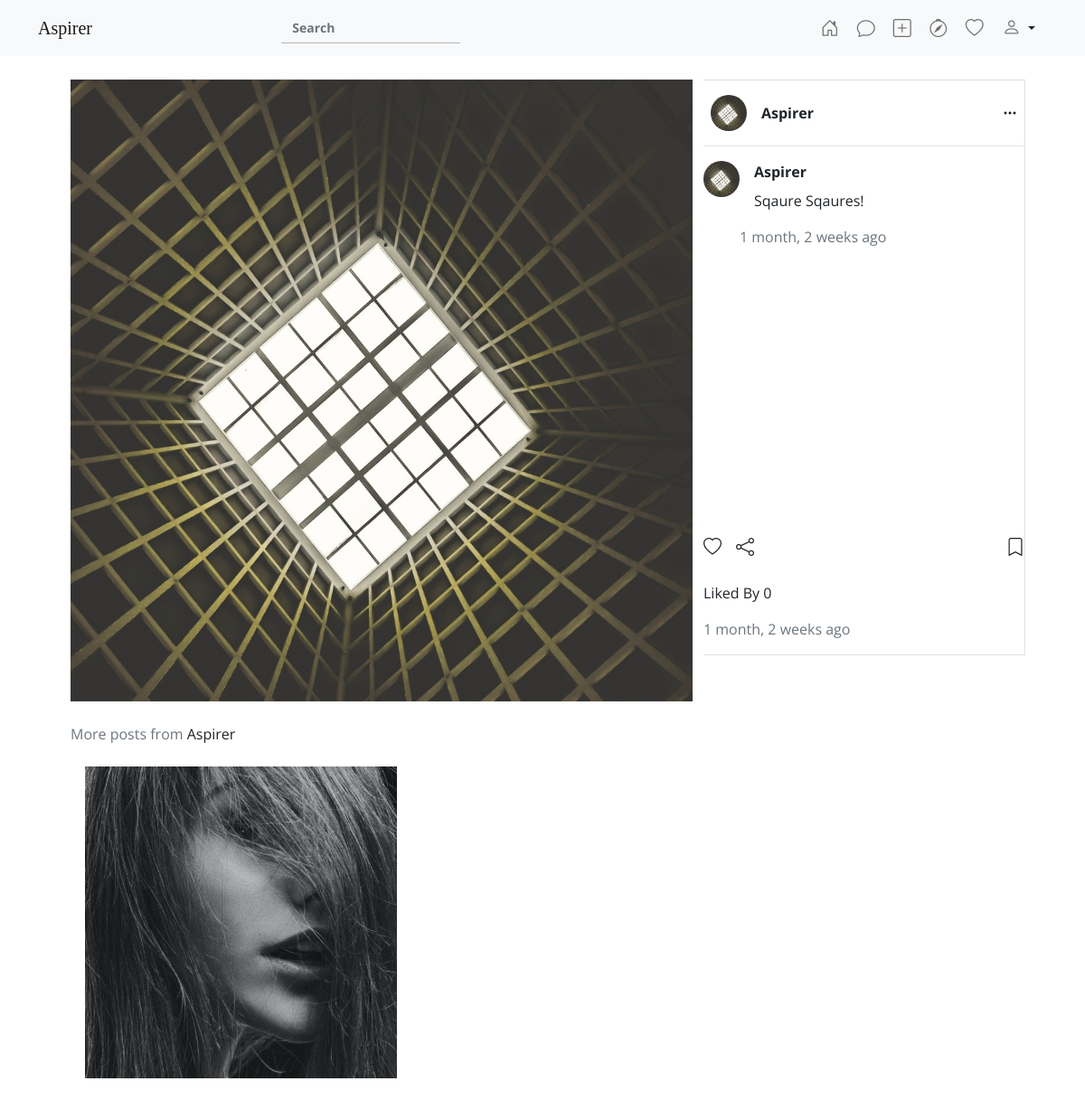
/post/6/ (signed in), run on an earlier commit of the app's database.
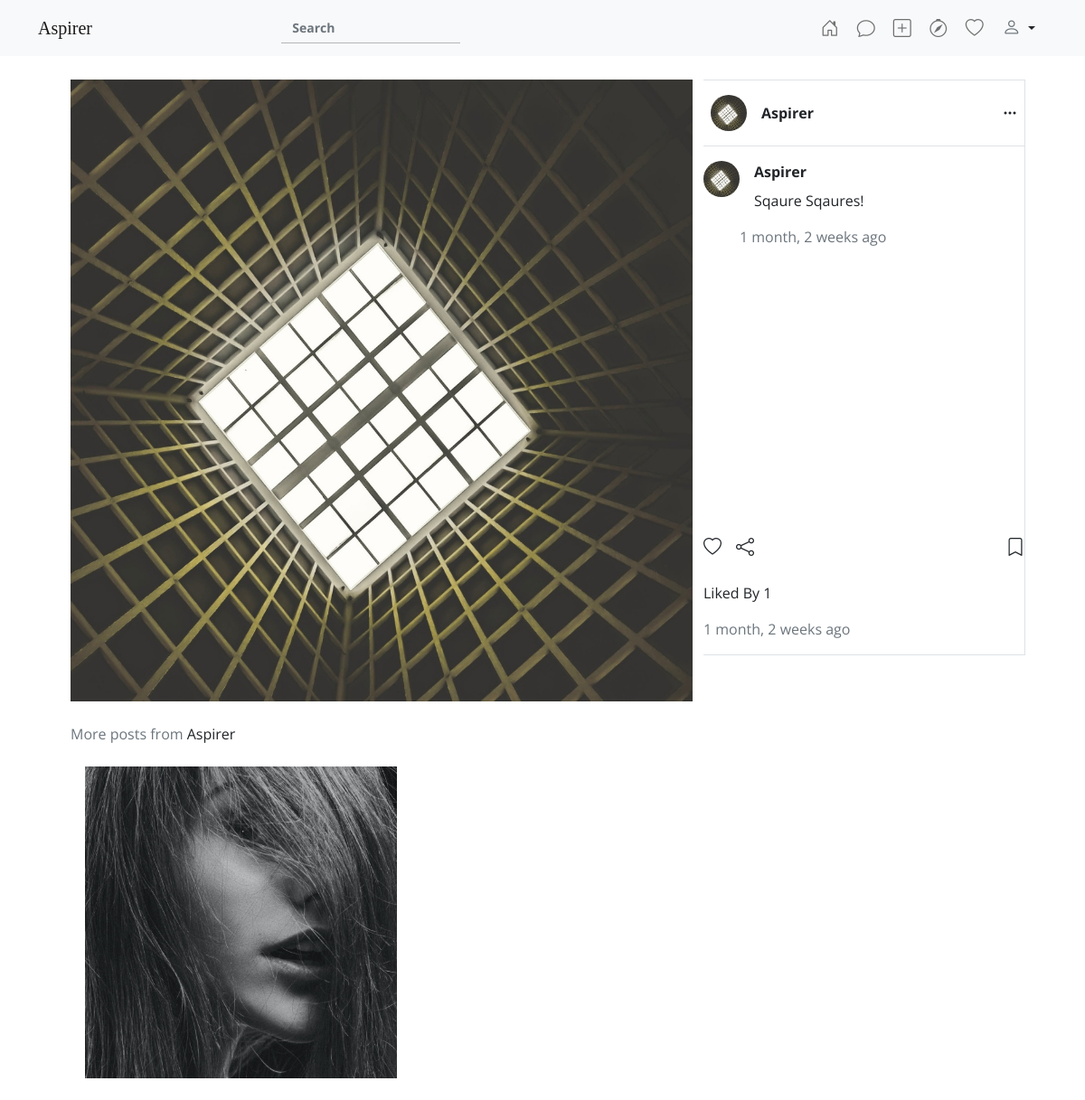
And on a later commit of the database.
### front/models.py (models this page shows, shortened)
class Post(models.Model):
    user = models.ForeignKey(User,on_delete=models.CASCADE)
    profile = models.ForeignKey(Profile, on_delete= models.CASCADE)
    uploadTime = models.DateTimeField(default= datetime.datetime.now())
    likes =  ListCharField(
        base_field=models.CharField(max_length=10),
        size=6,
        max_length=(6 * 11),  # 6 * 10 character nominals, plus commas
        default = [ ],
        null = True,
        blank = True
    )
    caption = models.CharField(null=False,max_length=300)
    shares = models.IntegerField(default=0)
    saved = models.IntegerField(default=0)
    allow_comments = models.BooleanField(default=True)
    comments = ListCharField(
        base_field=models.CharField(max_length = 10),
        size= 6,
        max_length = (6 * 11),
        default = [],
        null = True,
        blank = True,
    )
    Showimage = models.ImageField(null=False, blank=False, upload_to="images/posts/", default = " ")
    archived = models.BooleanField(null=False, default = False)
    mentions = ListCharField(
        base_field=models.CharField(max_length=50),
        size=6,
        max_length=(6 * 51),  # 6 * 10 character nominals, plus commas
        null = True,
        blank = True
    )
    Location = models.CharField(blank=True, null=True,max_length=50)

class Profile(models.Model):
    gender_chocies = (
        ('M',"Male"),
        ("F","Female"),
        ("N","Prefer Not To Say")
    )
    user = models.OneToOneField(User,on_delete=models.CASCADE, unique=True)
    username = models.CharField(null=False, default = " ", max_length = 20)
    ProfileImg = models.ImageField(null=True,upload_to="images/profile_pic/",default="media/images/profile_pic/default.png")
    contact = models.CharField(max_length = 10)
    Email = models.EmailField(null=False)
    address = models.CharField(null = False, max_length = 50,blank = True)
    website = models.CharField(null=True,blank=True, max_length=30, default="")
    gender = models.CharField(max_length=1,choices = gender_chocies, default = "N")
    pvt_acc = models.BooleanField(default=False)
    activity_status = models.BooleanField(null=False, default = False)
    story_share = models.BooleanField(null=False, default = False)
    close_friends = ListCharField(
        base_field=models.CharField(max_length=10),
        size=6,
        max_length=(6 * 11),  # 6 * 10 character nominals, plus commas
        default = [ ],
        null = True,
        blank = True
    )
    hide_story = ListCharField(
        base_field=models.CharField(max_length=10),
        size=6,
        max_length=(6 * 11),  # 6 * 10 character nominals, plus commas
        default = [ ],
        null = True,
        blank = True
    )
    blocked_users = ListCharField(
        base_field=models.CharField(max_length=10),
        size=6,
        max_length=(6 * 11),  # 6 * 10 character nominals, plus commas
        default = [ ],
        null = True,
        blank = True
    )
    restricted_users = ListCharField(
        base_field=models.CharField(max_length=10),
        size=6,
        max_length=(6 * 11),  # 6 * 10 character nominals, plus commas
        default = [ ],
        null = True,
        blank = True
    )
    followers =  ListCharField(
        base_field=models.CharField(max_length=10),
        size=6,
        max_length=(6 * 11),  # 6 * 10 character nominals, plus commas
        default = [ ],
        null = True,
        blank = True
    )
    following =  ListCharField(
        base_field=models.CharField(max_length=10),
        size=6,
        max_length=(6 * 11),  # 6 * 10 character nominals, plus commas
        default = [ ] ,
        null = True,
        blank = True
    )
    saved =  ListCharField(
        base_field=models.CharField(max_length=10),
        size=6,
        max_length=(6 * 11),  # 6 * 10 character nominals, plus commas
        default = [ ],
        null = True,
        blank = True
    )
    follow_request =  ListCharField(
        base_field=models.CharField(max_length=10),
        size=6,
        max_length=(6 * 11),  # 6 * 10 character nominals, plus commas
        default = [ ],
        null = True,
        blank = True
    )
    bio = models.CharField(max_length = 100,default=" ", blank=True)

### front/views.py (the view)
# urls.py: path('post/<int:pid>/',ViewPost, name="ViewPost"),
def ViewPost(request,pid):
    post = Post.objects.get(id = pid)
    try:
        PostImage = PostImages.objects.get(Post= post)
    except:
        PostImage = None
    CProfile = Profile.objects.get(user = request.user)
    RProfile = Profile.objects.get(user = post.user)
    if (str(request.user.id) not in RProfile.followers and RProfile.pvt_acc and post.user != request.user) or (post.archived and post.user != request.user):
        return redirect('Aspirer:Profile',username=post.user.username)
    otherPosts = Post.objects.exclude(id = pid).filter(user = post.user)
    dic = {'CProfile' : CProfile, 'RProfile':RProfile, 'Post':post, 'postImgs':PostImage, 'otherPosts':otherPosts}
    return render(request,'post.html',dic)

### front/preprocessors.py (called while the page is built)
def follow_requests(request):
    if(request.user.is_authenticated):
        Request_Users = []
        CUser = Profile.objects.filter(user = request.user)[0]
        for i in CUser.follow_request:
            user = User.objects.filter(id = i)[0]
            P = Profile.objects.filter(user = user)[0]
            Request_Users.append({"P":P,"U":user})
        return {
            "Requests": CUser.follow_request,
            "Request_Users": Request_Users,
            "footer": True,
            "navbar" : True,
        }
    return {"Requests": [], "footer":True, "navbar":True}

### templates/post.html (shortened to what this page needs)
{% extends 'base.html' %}
{% load static %}
{% load humanize %}
{% block content %}
<div class="container px-5 py-4 mt-5">
    <div class="row my-3 align-items-start">
        <div class="col-lg-8">
            <img src="{{Post.Showimage.url}}" class="w-100" />
        </div>
        <div class="col-lg-4 border border-start-0 px-0">
            <div class="d-flex py-3 px-2 align-items-center border-bottom w-100">
                <img src="{{Post.profile.ProfileImg.url}}" class="rounded-circle " width="40px" />
                <a class="text-dark fw-bold ms-3 me-2 "
                    href="{% url 'Aspirer:Profile' Post.user.username %}">{{Post.user.username}}</a>
                <i class="bi bi-three-dots ms-auto pe-pointer" data-bs-toggle="modal" data-bs-target="#PostClickModal"></i>
            </div>
            <div class="d-flex w-100 align-items-start py-3 pe-2">
                <img src="{{Post.profile.ProfileImg.url}}" class="rounded-circle " width="40px" />
                <div>
                    <div class="d-flex align-items-center">
                        <a class="text-dark fw-bold me-2 ms-3"
                            href="{% url 'Aspirer:Profile' Post.user.username %}">{{Post.user.username}}</a>
                    </div>
                    <p class="mt-2 ms-3">{{Post.caption}}</p>
                    <p class="text-secondary">{{Post.uploadTime|naturaltime}}</p>
                </div>
                </div>
                    {% if not Post.archived %}
                    <div class="d-flex px-0 mx-0 mt-100 align-items-center" style="margin-top:80%;">
                        <i class="bi me-2 pe-pointer fs-5 likeBtn bi-heart{% if request.user.id|stringformat:'i' in Post.likes %}-fill text-danger {% endif %}" data-postId="{{Post.id}}"></i>
                        <i class="bi bi-share mx-2 fs-5  pe-pointer"></i>
                        <i class="bi ms-auto fs-5 pe-pointer bi-bookmark{% if Post.id|stringformat:'i' in CProfile.saved %}-fill {% endif %} saveBtn" data-postId="{{Post.id}}" id="saveBtn{{Post.id}}"></i>
                    </div>
                    <p class="mt-4" style="{% if Post.archived %}margin-top:100%;{% endif %}">Liked By <span id="{{Post.id}}likes">{{Post.likes|length}}</span></p>
                    <p class="text-secondary">{{Post.uploadTime|naturaltime}}</p>
                    {% endif %}
                </div>
        </div>
        {% if otherPosts|length > 0 %}
        <div class="my-4">
            <p class="text-secondary">More posts from <span class="text-dark">{{Post.user.username}}</span></p>
        </div>
        <div class="d-flex">
            {% for post in otherPosts %}
            <div>
                <a href="{% url 'Aspirer:ViewPost' post.id %}"><img src="{{post.Showimage.url}}" width="33%" class="pe-pointer mx-3" /></a>
            </div>
            {% endfor %}
        </div>
        {% endif %}
    </div>
{% endblock %}

### templates/base.html (shortened to what this page needs)
{% load static %}
<!DOCTYPE html>
<html lang="en">
<head>
  <link rel="stylesheet" href="{% static 'vendors/bootstrap-5.0.2-dist/css/bootstrap.min.css' %}" />
  <link rel="stylesheet" href="https://cdn.jsdelivr.net/npm/bootstrap-icons@1.6.1/font/bootstrap-icons.css" />
  <link rel="stylesheet" href="{% static 'css/base.css' %}" />
</head>
<body>
    {% if navbar %}
     <nav class="navbar navbar-expand-md navbar-light bg-light position-fixed top-0 w-100 mb-5" style="z-index:100;">
        <div class="container">
          <a class="navbar-brand font-1" href="{% url 'Aspirer:Home' %}"> Aspirer </a>
          <div class="collapse navbar-collapse" id="navbarSupportedContent">
            <form class="mx-auto d-flex bg-transparent">
                <input class="form-control bg-transparent" type="search" placeholder="Search">
            </form>
            <ul class="navbar-nav ms-auto mb-2 mb-lg-0">
                <a class="nav-link {% if active == "home" %}active{% endif %} " aria-current="page" href="{% url 'Aspirer:Home' %}"><i class="bi bi-house-door{% if active == "home" %}-fill{% endif %} fs-5"></i></a>
                <a class="nav-link {% if active == "chat" %}active{% endif %}" href="{% url 'Aspirer:Chatroom' %}"><i class="bi bi-chat{% if active == "chat" %}-fill{% endif %} fs-5"></i></a>
                <a class="nav-link {% if active == "upload" %}active{% endif %}" href="{% url 'Aspirer:UploadPost' %}"><i class="bi bi-plus-square{% if active == "upload" %}-fill{% endif %} fs-5"></i></a>
                <a class="nav-link {% if active == "explore" %}active{% endif %}" href="{% url 'Aspirer:Explore' %}"><i class="bi bi-compass{% if active == "explore" %}-fill{% endif %} fs-5"></i></a>
                <a class="nav-link {% if active == "follow" %}active{% endif %}" href="#"  data-bs-toggle="modal" data-bs-target="#FollowRequestModal"><i class="bi bi-heart{% if active == "follow" %}-fill{% endif %} fs-5"></i></a>
              <div class="dropdown">
                <button class="btn dropdown-btn dropdown-toggle" type="button" id="dropdownMenuButton1" data-bs-toggle="dropdown" aria-expanded="false">
                  <i class="bi bi-person{% if active == "profile" %}-fill {% else %} text-secondary {% endif %} fs-5"></i>
                </button>
              </div>
            </ul>
          </div>
        </div>
      </nav>
    {% endif %}
    {%  block content %} {% endblock %}
</body>
</html>

### static/css/base.css (style rules this page uses)
:root { --primary-background : #55acee; }
* { margin:0; padding: 0; font-family: 'Open Sans', sans-serif; }
html, body { overflow-x: hidden; }
a { text-decoration: none; color:black; }
input { font-weight: bold !important; }
.font-1 { font-family: font-1; }
.form-control { font-size:14px; border-radius: 0; border:none; border-bottom: 1px solid rgba(0, 0, 0, 0.275); }
.pe-pointer { cursor: pointer; }

What changed in the data, as far as the page shows it:
changed Post "Sqaure Sqaures!": likes|length "0" → "1"
